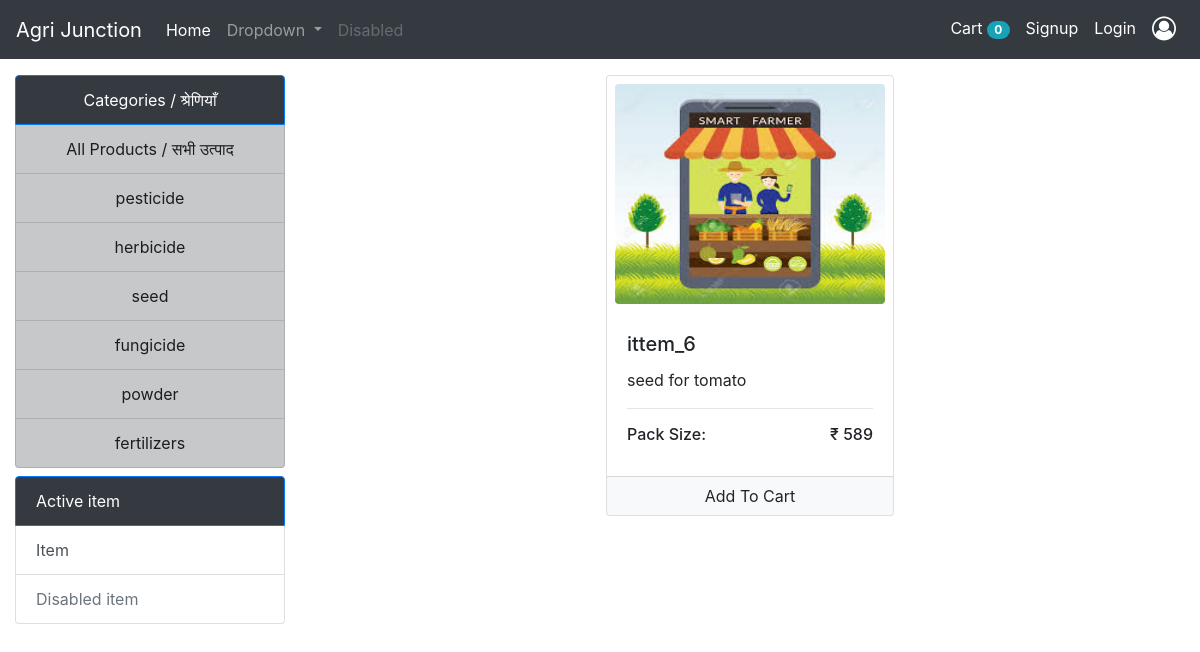
Screenshot of /?category=3 with the database file from the repository.
### store/models/category.py (models this page shows, shortened)
class Category(models.Model):
    name = models.CharField(max_length=30)
    @staticmethod
    def get_all_categories():
        return Category.objects.all()

### store/models/product.py (models this page shows, shortened)
class Product(models.Model):
    name = models.CharField(max_length=50)
    price = models.IntegerField(default=0)
    category = models.ForeignKey(Category, on_delete=models.CASCADE, default=1)
    description = models.CharField(
        max_length=200, default='', null=True, blank=True)
    image = models.ImageField(upload_to='uploads/products/')
    pack_size = models.CharField(max_length=12, default="", blank=False)
    @staticmethod
    def get_all_products_by_category_id(category_id):
        if category_id:
            return Product.objects.filter(category=category_id)
        else:
            return Product.get_all_products()

### store/views/home.py (the view, shortened to what this page needs)
# urls.py: path('',Index.as_view(), name="homepage"),
class Index(View):
    msg = False
    def get(self, request):
        cart = request.session.get("cart")
        data = {}
        if not cart:
            request.session["cart"] = OrderedDict()
        products = None
        categories = Category.get_all_categories()
        categoryID = request.GET.get('category')
        data["product_flag"] = True
        if categoryID:
            products = Product.get_all_products_by_category_id(categoryID)
            if not products:
                data["product_flag"] = False
        else:
            products = Product.get_all_products()
        data["products"] = products
        data["categories"] = categories
        if not Index.msg:
            request.session["msg"]= {}
        Index.msg = False
        return render(request, 'index.html', {"data": data})

### store/templatetags/cart.py (called while the page is built)
@register.filter(name="is_in_cart")
def is_in_cart(product, cart):
    keys = cart.keys()
    for id in keys:
        if int(id) == product.id:
            return True
    return False

### store/templatetags/custom_filter.py (called while the page is built)
@register.filter(name="currency")
def currency(number):
    return ("₹ " + str(number))

### store/templates/index.html (shortened to what this page needs)
{% extends 'base.html' %}
{% block content %}
{% load cart %}
{% load custom_filter %}
<div class="container-fluid mt-3">
  <div class="row">
    <div class="col-sm-3 mx-auto">
      <ul class="list-group mb-2 mx-auto">
        <li class=" list-group-item list-group-item-dark active bg-dark text-center" aria-current="true">Categories /
          श्रेणियाँ</li>
        <a href="/" class="list-group-item list-group-item-action list-group-item-dark text-center"> All Products / सभी
          उत्पाद</a>
        {% for category in data.categories %}
        <a href="/?category={{category.id}}"
          class="list-group-item list-group-item-action list-group-item-dark text-center"> {{category.name}}</a>
        {% endfor %}
      </ul>
      <div class="list-group mb-3 mx-auto">
        <a href="#" class="list-group-item list-group-item-dark active bg-dark">Active item</a>
        <a href="#" class="list-group-item list-group-item-action">Item</a>
        <a href="#" class="list-group-item list-group-item-action disabled">Disabled item</a>
      </div>
    </div>
    <div id='products' class="col-lg-9 mx-auto mt-5b">
      <div class="row mx-auto">
        {% if not data.product_flag %}
        <div class="card mx-auto">
          <div class="card-body">
            <h4 class="card-title text-center"> Available soon </h4>
            <h6 class="card-text text-center">Product under this category will be available soon.</h6>
            </br>
            <h4 class="card-title text-center"> जल्दी उपलब्ध होगा</h4>
            <h6 class="card-text text-center"> इस श्रेणी के उत्पाद जल्द ही उपलब्ध होंगे |</h6>
          </div>
        </div>
        {% else %}
        {% for product in data.products %}
        <div class="card mx-auto mb-3" id={{product.id}} style="width: 18rem;">
          <img style="height: 220px; width:270px;" class="rounded mt-2 ml-2 mb-2 mr-2" src="{{product.image.url}}"
            alt="">
          <div class="card-body">
            <h5>
              <p class="card-title">{{product.name}}</p>
            </h5>
            <p class="card-text">{{product.description}}</p>
            <hr>
            <b>
              <h6 class="card-title float-left">Pack Size: {{product.pack_size}}</h6>
              <h6 class="card-title float-right">{{product.price|currency}}</h6>
            </b>
          </div>
          <div class="card-footer p-0 no-gutters">
            {% if product|is_in_cart:request.session.cart %}
            <div class="row no-gutters">
              <form action="/#{{product.id}}" class="col-2 " method="post">
                {% csrf_token %}
                <input hidden type="text" name='product' value='{{product.id}}'>
                <input hidden type="text" name='remove' value='True'>
                <input type="submit" value=" - " class="btn btn-block btn-light border-right">
              </form>
              <div class="text-center col">{{product|cart_quantity:request.session.cart}} in Cart</div>
              <form action="/#{{product.id}}" class="col-2 " method="post">
                {% csrf_token %}
                <input hidden type="text" name='product' value='{{product.id}}'>
                <input type="submit" value=" + " class="btn btn-block btn-light border-left">
              </form>
            </div>
            {% else %}
            <form action="/#{{product.id}}" method="POST" class="btn-block">
              <input type="submit" class="float-right btn btn-light  form-control" value="Add To Cart" onclick="show()">
            </form>
            {% endif %}
          </div>
        </div>
        {% endfor %}
        {% endif %}
      </div>
    </div>
  </div>
</div>
{% endblock %}

### rows the page displays
Category: name "pesticide"
Category: name "herbicide"
Category: name "seed"
Category: name "fungicide"
Category: name "powder"
Category: name "fertilizers"
Product: image (picture), name "ittem_6", description "seed for tomato", price "₹ 589"

### other values shown
{{ request.session.cart.keys|length }} "0"
